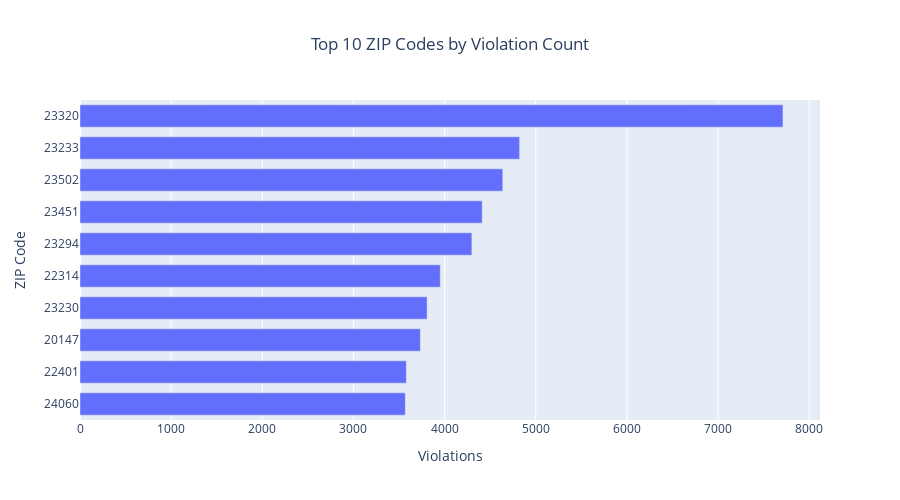

Here is the notebook cell this chart was saved with:
### Code cell
%pip install nbformat

import plotly.express as px

# Ensure ZIP is treated as string for categorical plotting
merged_df['Zip'] = merged_df['Zip'].astype(str)

# Get top 10 ZIP codes by violation count
top_zips = merged_df['Zip'].value_counts().nlargest(10).sort_values(ascending=True)

# Create horizontal bar chart
fig = px.bar(
    x=top_zips.values,
    y=top_zips.index,
    orientation='h',
    labels={'x': 'Violations', 'y': 'ZIP Code'},
    title='Top 10 ZIP Codes by Violation Count'
)

fig.update_layout(
    yaxis_title='ZIP Code',
    xaxis_title='Violations',
    title_x=0.5,
    height=500,
    bargap=0.3
)

fig.show()

### Figure 1 — Plotly figure (JSON) as saved in the notebook; plotly's stock layout.template omitted (floating-point values rounded to 4 significant figures)
{"data": [{"hovertemplate": "Violations=%{x}<br>ZIP Code=%{y}<extra></extra>", "legendgroup": "", "marker": {"color": "#636efa", "pattern": {"shape": ""}}, "name": "", "orientation": "h", "showlegend": false, "textposition": "auto", "type": "bar", "x": [3569, 3580, 3734, 3808, 3952, 4299, 4412, 4638, 4823, 7712], "xaxis": "x", "y": ["24060", "22401", "20147", "23230", "22314", "23294", "23451", "23502", "23233", "23320"], "yaxis": "y"}], "layout": {"bargap": 0.3, "barmode": "relative", "height": 500, "legend": {"tracegroupgap": 0}, "title": {"text": "Top 10 ZIP Codes by Violation Count", "x": 0.5}, "xaxis": {"anchor": "y", "domain": [0, 1], "title": {"text": "Violations"}}, "yaxis": {"anchor": "x", "domain": [0, 1], "title": {"text": "ZIP Code"}}}}
